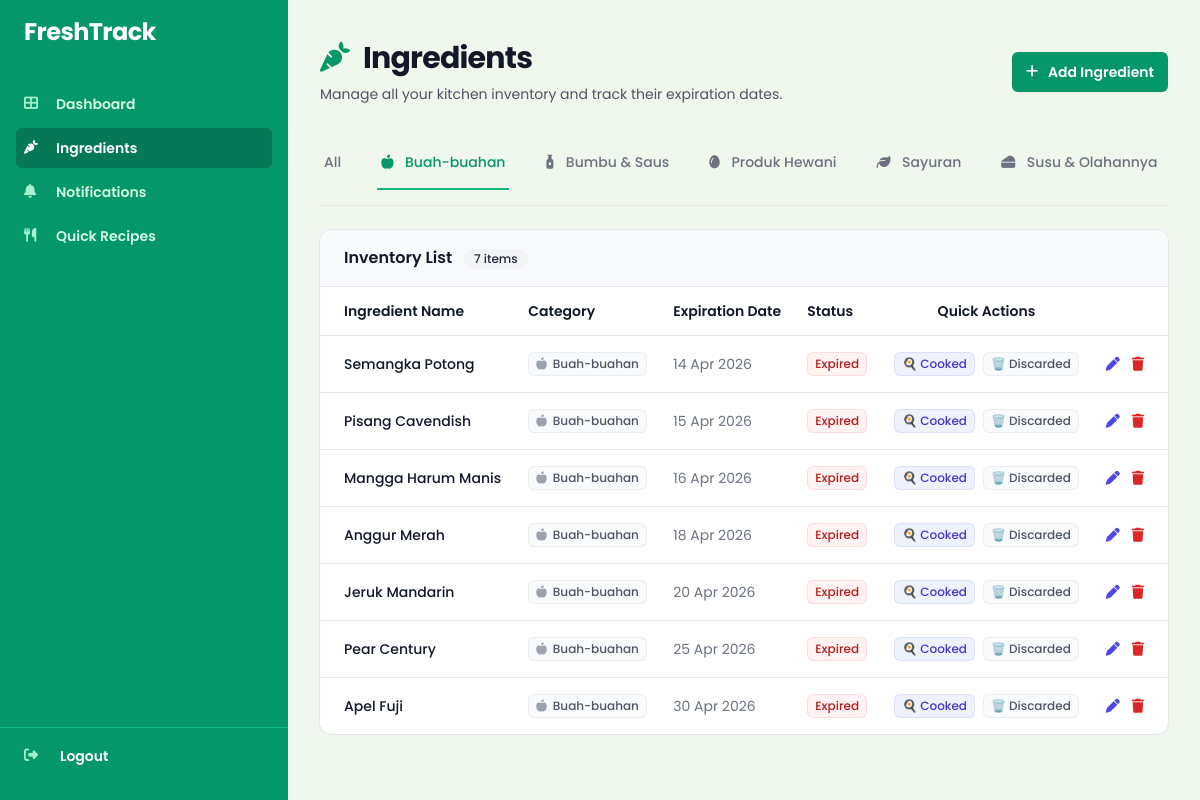
/pages/inventories.php?category=9b0d59cf-362c-11f1-a656-fc702eba7aae (signed in), run on the app's committed database.
### tables this page shows
CREATE TABLE `categories` (
  `id` varchar(36) NOT NULL,
  `nama_categories` varchar(50) NOT NULL,
  `icon` varchar(50) NOT NULL
);

CREATE TABLE `inventories` (
  `id` varchar(36) NOT NULL,
  `user_id` varchar(36) NOT NULL,
  `category_id` varchar(36) NOT NULL,
  `nama_bahan` varchar(100) NOT NULL,
  `tanggal_kadaluarsa` date NOT NULL,
  `created_at` timestamp NOT NULL DEFAULT current_timestamp(),
  `updated_at` timestamp NOT NULL DEFAULT current_timestamp() ON UPDATE current_timestamp()
);

### pages/inventories.php (the view, shortened to what this page needs)
<?php
include __DIR__ . '/../config/connection.php';
$user_id = $_SESSION['user_id'];
$cats = $connection->query("SELECT * FROM categories ORDER BY nama_categories");
$categories = $cats->fetch_all(MYSQLI_ASSOC);
$filter = $_GET['category'] ?? 'all';
$query = "SELECT i.*, c.nama_categories, c.icon,
          DATEDIFF(i.tanggal_kadaluarsa, CURDATE()) AS days_left
          FROM inventories i
          JOIN categories c ON i.category_id = c.id
          WHERE i.user_id = ?";
if ($filter !== 'all') {
    $query .= " AND i.category_id = ?";
}
$query .= " ORDER BY i.tanggal_kadaluarsa ASC";
$stmt = $connection->prepare($query);
if ($filter !== 'all') {
    $stmt->bind_param("ss", $user_id, $filter);
} else {
    $stmt->bind_param("s", $user_id);
}
$stmt->execute();
$items = $stmt->get_result()->fetch_all(MYSQLI_ASSOC);
$stmt2 = $connection->prepare("SELECT reminder_day FROM users WHERE id = ?");
$stmt2->bind_param("s", $user_id);
$stmt2->execute();
$reminder_day = $stmt2->get_result()->fetch_assoc()['reminder_day'] ?? 3;
?>
<?php require_once __DIR__ . '/../includes/header.php'; ?>
<div>
    <?php require_once __DIR__ . '/../includes/sidebar.php'; ?>
    <main class="py-10 lg:pl-72">
      <div class="px-4 sm:px-6 lg:px-8 max-w-7xl mx-auto">
        <div class="sm:flex sm:items-center sm:justify-between mb-8">
            <div>
                <h1 class="text-3xl font-bold tracking-tight text-gray-900"><i class="fas fa-carrot text-emerald-600 mr-2"></i> Ingredients</h1>
                <p class="mt-2 text-sm text-gray-600">Manage all your kitchen inventory and track their expiration dates.</p>
            </div>
            <div class="mt-4 sm:mt-0">
                <button type="button" onclick="openAddModal()" class="inline-flex items-center gap-x-2 rounded-md bg-emerald-600 px-3.5 py-2.5 text-sm font-semibold text-white shadow-sm hover:bg-emerald-500 focus-visible:outline focus-visible:outline-2 focus-visible:outline-offset-2 focus-visible:outline-emerald-600">
                    <i class="fas fa-plus -ml-0.5 size-4"></i>
                    Add Ingredient
                </button>
            </div>
        </div>
        <div class="mb-6 border-b border-gray-200 pb-4">
            <nav class="-mb-px flex space-x-4 sm:space-x-8 overflow-x-auto" aria-label="Tabs">
                <a href="?category=all" class="<?= $filter === 'all' ? 'border-emerald-500 text-emerald-600' : 'border-transparent text-gray-500 hover:border-gray-300 hover:text-gray-700' ?> whitespace-nowrap border-b-2 px-1 py-4 text-sm font-medium transition-colors">
                    All
                </a>
                <?php foreach ($categories as $cat): ?>
                <a href="?category=<?= $cat['id'] ?>" class="<?= $filter === $cat['id'] ? 'border-emerald-500 text-emerald-600' : 'border-transparent text-gray-500 hover:border-gray-300 hover:text-gray-700' ?> whitespace-nowrap border-b-2 px-1 py-4 text-sm font-medium transition-colors">
                    <i class="fas <?= htmlspecialchars($cat['icon']) ?> mr-2"></i> <?= htmlspecialchars($cat['nama_categories']) ?>
                </a>
                <?php endforeach; ?>
            </nav>
        </div>
        <div class="bg-white shadow-sm ring-1 ring-gray-200 sm:rounded-xl overflow-hidden">
            <div class="border-b border-gray-200 bg-gray-50 px-4 py-4 sm:px-6">
                <h3 class="text-base font-semibold text-gray-900">Inventory List <span class="ml-2 inline-flex items-center rounded-full bg-gray-100 px-2.5 py-0.5 text-xs font-medium text-gray-800"><?= count($items) ?> items</span></h3>
            </div>
            <?php if (empty($items)): ?>
            <div class="text-center py-16">
                <div class="mx-auto flex h-12 w-12 items-center justify-center rounded-full bg-emerald-100">
                    <i class="fas fa-box-open text-emerald-600 text-xl"></i>
                </div>
                <h3 class="mt-4 text-sm font-semibold text-gray-900">No ingredients</h3>
                <p class="mt-2 text-sm text-gray-500">Get started by clicking "Add Ingredient" above.</p>
            </div>
            <?php else: ?>
            <div class="overflow-x-auto">
                <table class="min-w-full divide-y divide-gray-200">
                    <thead class="bg-white">
                        <tr>
                            <th scope="col" class="py-3.5 pl-4 pr-3 text-left text-sm font-semibold text-gray-900 sm:pl-6">Ingredient Name</th>
                            <th scope="col" class="px-3 py-3.5 text-left text-sm font-semibold text-gray-900">Category</th>
                            <th scope="col" class="px-3 py-3.5 text-left text-sm font-semibold text-gray-900">Expiration Date</th>
                            <th scope="col" class="px-3 py-3.5 text-left text-sm font-semibold text-gray-900">Status</th>
                            <th scope="col" class="px-3 py-3.5 text-center text-sm font-semibold text-gray-900">Quick Actions</th>
                            <th scope="col" class="relative py-3.5 pl-3 pr-4 sm:pr-6"><span class="sr-only">Edit</span></th>
                        </tr>
                    </thead>
                    <tbody class="divide-y divide-gray-200 bg-white">
                    <?php foreach ($items as $item):
                        $d = $item['days_left'];
                        if ($d < 0) {
                            $badge_class = 'bg-red-50 text-red-700 ring-red-600/10';
                            $label = 'Expired';
                        } elseif ($d <= $reminder_day) {
                            $badge_class = 'bg-red-50 text-red-700 ring-red-600/10';
                            $label = "Critical ($d days)";
                        } elseif ($d <= $reminder_day + 3) {
                            $badge_class = 'bg-yellow-50 text-yellow-800 ring-yellow-600/20';
                            $label = "Soon ($d days)";
                        } else {
                            $badge_class = 'bg-emerald-50 text-emerald-700 ring-emerald-600/20';
                            $label = "Safe ($d days)";
                        }
                    ?>
                    <tr class="hover:bg-gray-50 transition-colors">
                        <td class="whitespace-nowrap py-4 pl-4 pr-3 text-sm font-medium text-gray-900 sm:pl-6"><?= htmlspecialchars($item['nama_bahan']) ?></td>
                        <td class="whitespace-nowrap px-3 py-4 text-sm text-gray-500">
                            <span class="inline-flex items-center rounded-md bg-gray-50 px-2 py-1 text-xs font-medium text-gray-600 ring-1 ring-inset ring-gray-500/10">
                                <i class="fas <?= htmlspecialchars($item['icon']) ?> mr-1.5 text-gray-400"></i> <?= htmlspecialchars($item['nama_categories']) ?>
                            </span>
                        </td>
                        <td class="whitespace-nowrap px-3 py-4 text-sm text-gray-500"><?= date('d M Y', strtotime($item['tanggal_kadaluarsa'])) ?></td>
                        <td class="whitespace-nowrap px-3 py-4 text-sm text-gray-500">
                            <span class="inline-flex items-center rounded-md px-2 py-1 text-xs font-medium ring-1 ring-inset <?= $badge_class ?>"><?= $label ?></span>
                        </td>
                        <td class="whitespace-nowrap px-3 py-4 text-sm text-gray-500 text-center">
                            <div class="flex items-center justify-center gap-2">
                                <form method="POST" action="/Kuis-ResponsiPWD/FreshTrack/actions/edit_inventories.php" class="inline">
                                    <button type="submit" class="inline-flex items-center rounded-md bg-indigo-50 px-2 py-1 text-xs font-medium text-indigo-700 ring-1 ring-inset ring-indigo-700/10 hover:bg-indigo-100 transition-colors" title="Cooked">🍳 Cooked</button>
                                </form>
                                <form method="POST" action="/Kuis-ResponsiPWD/FreshTrack/actions/edit_inventories.php" class="inline">
                                    <button type="submit" class="inline-flex items-center rounded-md bg-gray-50 px-2 py-1 text-xs font-medium text-gray-600 ring-1 ring-inset ring-gray-500/10 hover:bg-gray-100 transition-colors" title="Discarded">🗑️ Discarded</button>
                                </form>
                            </div>
                        </td>
                        <td class="relative whitespace-nowrap py-4 pl-3 pr-4 text-right text-sm font-medium sm:pr-6">
                            <div class="flex items-center justify-end gap-3">
                                <button onclick="openEditModal('<?= $item['id'] ?>', '<?= htmlspecialchars($item['nama_bahan'], ENT_QUOTES) ?>', '<?= $item['category_id'] ?>', '<?= $item['tanggal_kadaluarsa'] ?>')" class="text-indigo-600 hover:text-indigo-900 transition-colors">
                                    <i class="fas fa-pen"></i><span class="sr-only">Edit</span>
                                </button>
                                <button onclick="confirmDelete('<?= $item['id'] ?>', '<?= htmlspecialchars($item['nama_bahan'], ENT_QUOTES) ?>')" class="text-red-600 hover:text-red-900 transition-colors">
                                    <i class="fas fa-trash"></i><span class="sr-only">Delete</span>
                                </button>
                            </div>
                        </td>
                    </tr>
                    <?php endforeach; ?>
                    </tbody>
                </table>
            </div>
            <?php endif; ?>
        </div>
      </div>
    </main>
</div>
</body>
</html>

### css/style.css (style rules this page uses)
:root { --bg-body: #f0f7ec; --bg-hero: #cce1c6; --bg-card: #ffffff; --bg-sidebar: #2d5a27; --bg-sidebar-hover: #3a7033; --bg-sidebar-active: #1e3d1a; --primary: #4a7046; --primary-dark: #385a34; --primary-light: #6b9e66; --accent: #8bc34a; --text-heading: #1a2e19; --text-body: #4b5e4b; --text-light: #ffffff; --text-muted: #7a8f7a; --border: #d4e4cf; --border-light: #e8f0e4; --danger: #e74c3c; --danger-light: #fdecea; --warning: #f39c12; --warning-light: #fef9e7; --success: #27ae60; --success-light: #eafaf1; --info: #3498db; --info-light: #ebf5fb; --shadow-sm: 0 1px 3px rgba(0, 0, 0, 0.08); --shadow-md: 0 4px 12px rgba(0, 0, 0, 0.1); --shadow-lg: 0 8px 30px rgba(0, 0, 0, 0.12); --radius-sm: 8px; --radius-md: 12px; --radius-lg: 16px; --radius-xl: 20px; --transition: all 0.3s cubic-bezier(0.4, 0, 0.2, 1); }
*, *::before, *::after { box-sizing: border-box; margin: 0; padding: 0; }
body { font-family: 'Poppins', sans-serif; background-color: var(--bg-body); color: var(--text-body); line-height: 1.6; -webkit-font-smoothing: antialiased; }
a { text-decoration: none; color: inherit; }
button { cursor: pointer; font-family: inherit; }

### data on the page
categories: nama_categories "Buah-buahan"
categories: nama_categories "Bumbu & Saus"
categories: nama_categories "Produk Hewani"
categories: nama_categories "Sayuran"
categories: nama_categories "Susu & Olahannya"
inventories: nama_bahan "Semangka Potong", category.nama_categories "Buah-buahan", tanggal_kadaluarsa "14 Apr 2026", label "Expired"
inventories: nama_bahan "Pisang Cavendish", category.nama_categories "Buah-buahan", tanggal_kadaluarsa "15 Apr 2026", label "Expired"
inventories: nama_bahan "Mangga Harum Manis", category.nama_categories "Buah-buahan", tanggal_kadaluarsa "16 Apr 2026", label "Expired"
inventories: nama_bahan "Anggur Merah", category.nama_categories "Buah-buahan", tanggal_kadaluarsa "18 Apr 2026", label "Expired"
inventories: nama_bahan "Jeruk Mandarin", category.nama_categories "Buah-buahan", tanggal_kadaluarsa "20 Apr 2026", label "Expired"
inventories: nama_bahan "Pear Century", category.nama_categories "Buah-buahan", tanggal_kadaluarsa "25 Apr 2026", label "Expired"
inventories: nama_bahan "Apel Fuji", category.nama_categories "Buah-buahan", tanggal_kadaluarsa "30 Apr 2026", label "Expired"

### other printed values
count($items) "7"
